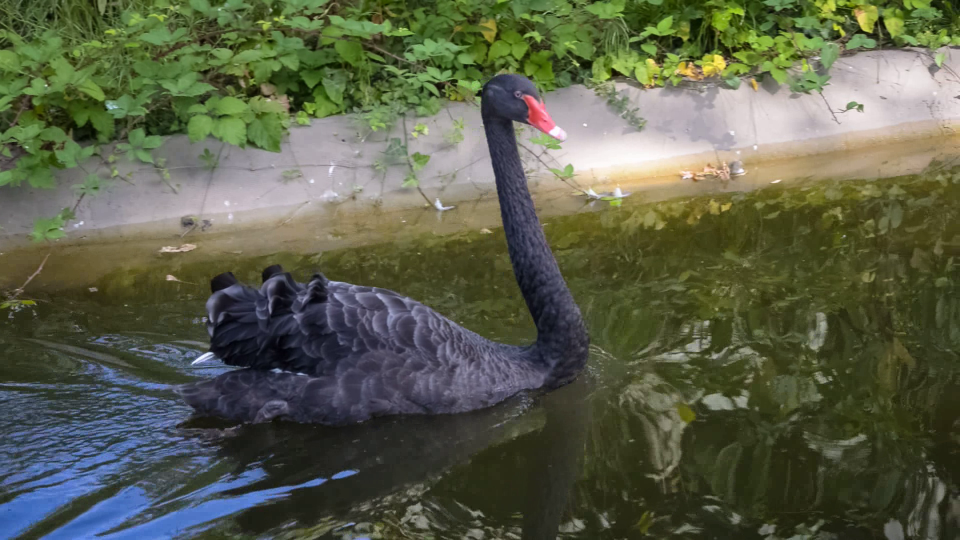
#> input picture frame 5 of blackswan.mp4, 1920 x 1080 px (shown at 1/2 size)
$ python video_save.py
#> lines starting #> are read from the running program, lines starting #| are printed output that depends on the picture
import numpy as np
import cv2 as cv
cap = cv.VideoCapture("./../blackswan.mp4")
fourcc = cv.VideoWriter_fourcc(*"MJPG")
out = cv.VideoWriter("./../grayswan.MP4",fourcc,20.0,(1920,1080))
while(cap.isOpened()):
    ret ,frame = cap.read()
#> frame is the input picture: shape (1080, 1920, 3); mean B, G, R 73.8, 95.3, 90.6
    if ret == True:
        fanzhuan = cv.flip(frame,180)
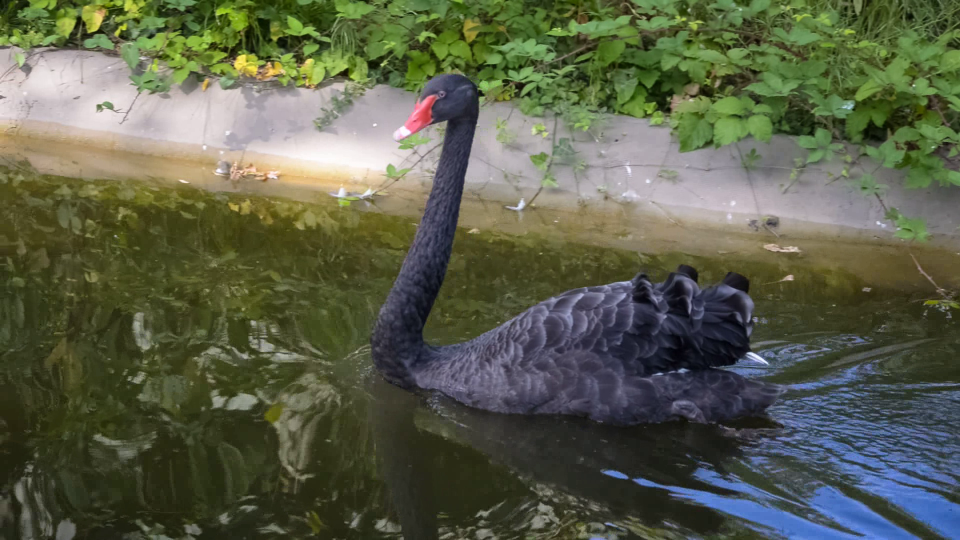
#> fanzhuan: shape (1080, 1920, 3) (shown at 1/2 size); mean B, G, R 73.8, 95.3, 90.6
        # print(frame.shape)
        # grayswan = cv.cvtColor(fanzhuan,cv.COLOR_BGR2GRAY)
        out.write(fanzhuan)
        cv.imshow("grayswan",fanzhuan)
        if cv.waitKey(1) & 0xFF==ord('q'):
#> (key q is pressed here)
            break
    else:
        break
cap.release()
out.release()
cv.destroyAllWindows()

$ run again, starting later in the video
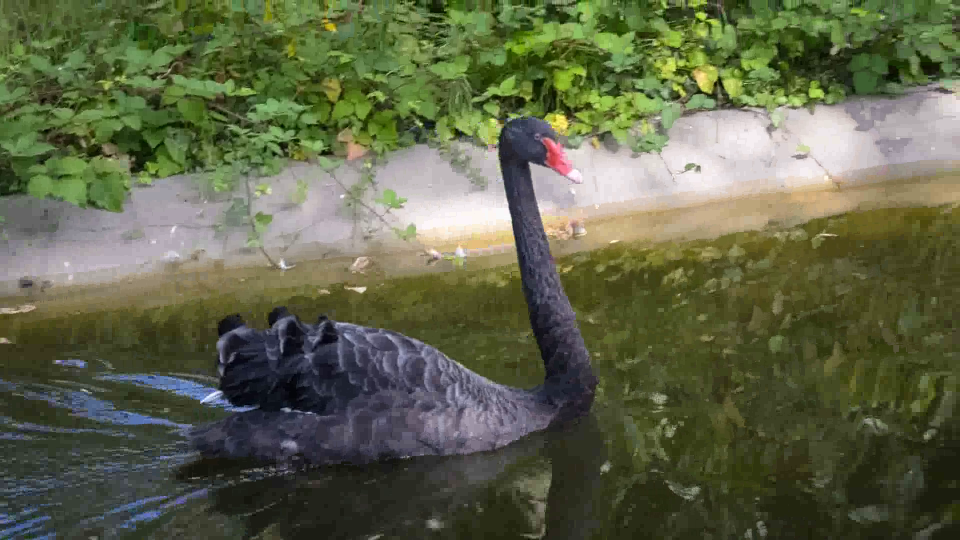
#> input picture frame 22 of blackswan.mp4, 1920 x 1080 px (shown at 1/2 size)
#> frame is the input picture: shape (1080, 1920, 3); mean B, G, R 73.1, 100.8, 95.6
#> `fanzhuan = cv.flip(frame,180)`:
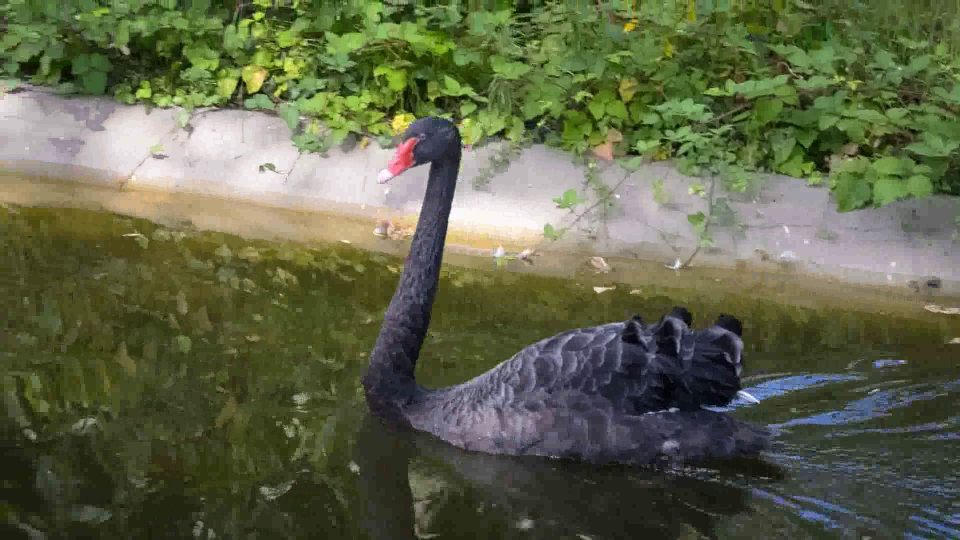
#> fanzhuan: shape (1080, 1920, 3) (shown at 1/2 size); mean B, G, R 73.1, 100.8, 95.6

$ run again, starting later in the video
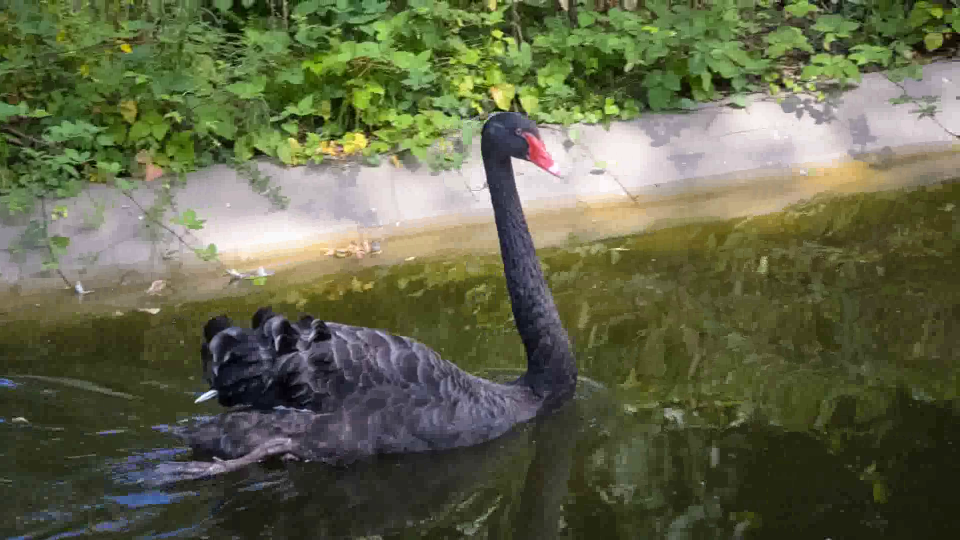
#> input picture frame 40 of blackswan.mp4, 1920 x 1080 px (shown at 1/2 size)
#> frame is the input picture: shape (1080, 1920, 3); mean B, G, R 73.2, 101.8, 97.8
#> `fanzhuan = cv.flip(frame,180)`:
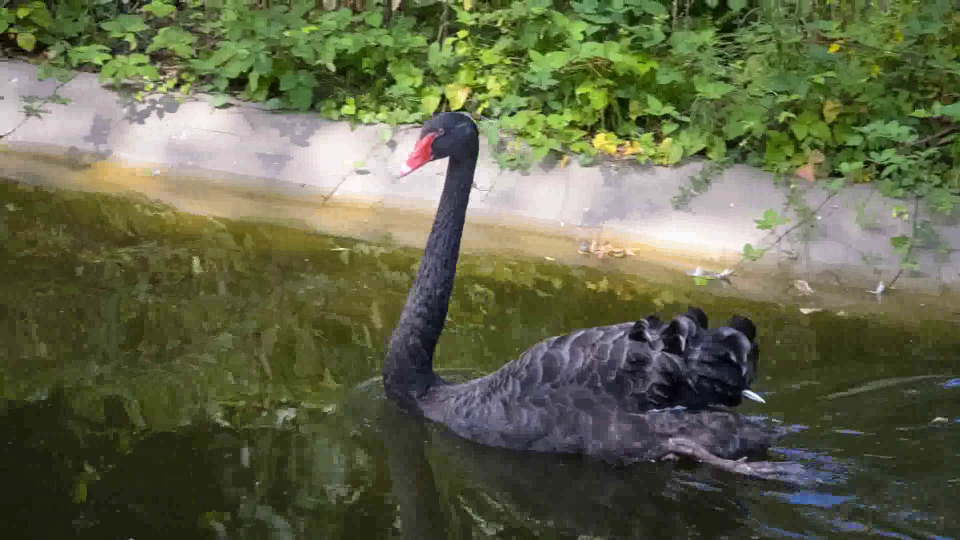
#> fanzhuan: shape (1080, 1920, 3) (shown at 1/2 size); mean B, G, R 73.2, 101.8, 97.8
